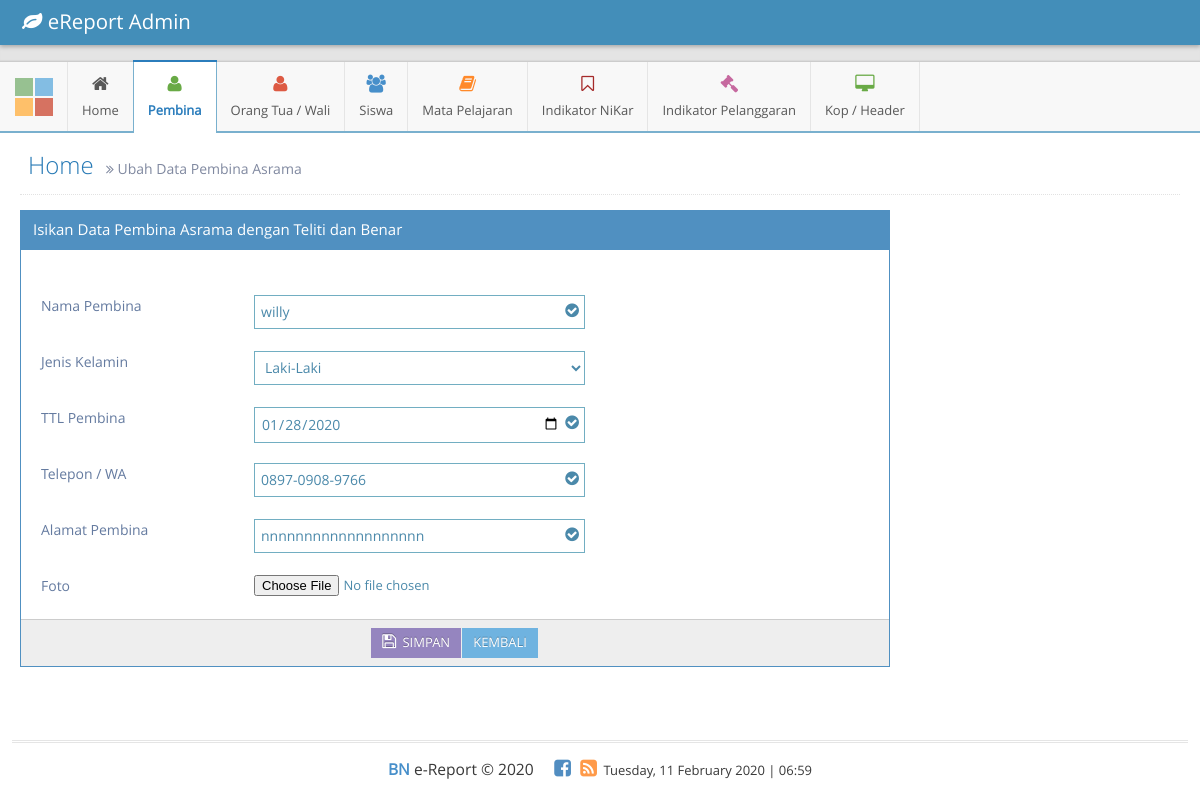
/admin/ubah/ubahPembina.php?id_pembina=P-2 (signed in), run on the app's committed database.
### tables this page shows
CREATE TABLE `tbl_pembina` (
  `id_pembina` varchar(5) NOT NULL,
  `nama_pembina` varchar(50) NOT NULL,
  `jk_pembina` varchar(10) NOT NULL,
  `ttl_pembina` date NOT NULL,
  `telp_pembina` varchar(20) NOT NULL,
  `alamat_pembina` text NOT NULL,
  `foto_pembina` varchar(50) NOT NULL,
  `username` varchar(50) NOT NULL,
  `password` varchar(100) NOT NULL,
  `level` varchar(20) NOT NULL
);

### admin/ubah/ubahPembina.php (the view, shortened to what this page needs)
<!DOCTYPE html>
<?php
if(!isset($_SESSION['password'])){
	header("location: ../../admin/index.php");
}else{
	include "../../config/koneksi.php";
?>
<html lang="en">
	<head>
		<link rel="stylesheet" href="../../assets/css/bootstrap.min.css" />
		<link rel="stylesheet" href="../../assets/font-awesome/4.5.0/css/font-awesome.min.css" />
		<link rel="stylesheet" href="../../assets/css/jquery-ui.custom.min.css" />
		<link rel="stylesheet" href="../../assets/css/ace.min.css" class="ace-main-stylesheet" id="main-ace-style" />
		<link rel="stylesheet" href="../../assets/css/ace-skins.min.css" />
		<link rel="stylesheet" href="../../assets/css/ace-rtl.min.css" />
	</head>
	<body class="no-skin">
		<div id="navbar" class="navbar navbar-default    navbar-collapse       h-navbar ace-save-state">
			<div class="navbar-container ace-save-state" id="navbar-container">
				<div class="navbar-header pull-left">
					<a href="#" class="navbar-brand">
						<small>
							<i class="fa fa-leaf"></i>
							eReport Admin
						</small>
					</a>
				</div>
			</div>
		</div>
		<div class="main-container ace-save-state" id="main-container">
			<div id="sidebar" class="sidebar      h-sidebar                navbar-collapse collapse          ace-save-state">
				<div class="sidebar-shortcuts" id="sidebar-shortcuts">
					<div class="sidebar-shortcuts-mini" id="sidebar-shortcuts-mini">
						<span class="btn btn-success"></span>
						<span class="btn btn-info"></span>
						<span class="btn btn-warning"></span>
						<span class="btn btn-danger"></span>
					</div>
				</div>
				<ul class="nav nav-list">
					<li class="hover">
						<a href="../home.php">
							<i class="menu-icon fa fa-home"></i>
							<span class="menu-text"> Home </span>
						</a>
					</li>
					<li class="active open hover">
						<a href="#" class="dropdown-toggle">
							<i class="menu-icon fa fa-user green"></i>
							<span class="menu-text">
								Pembina
							</span>
						</a>
					</li>
					<li class="hover">
						<a href="#" class="dropdown-toggle">
							<i class="menu-icon fa fa-user red"></i>
							<span class="menu-text"> Orang Tua / Wali </span>
						</a>
					</li>
					<li class="hover">
						<a href="#">
							<i class="menu-icon fa fa-users blue"></i>
							<span class="menu-text"> Siswa </span>
						</a>
					</li>
					<li class="hover">
						<a href="#" class="dropdown-toggle">
							<i class="menu-icon fa fa-book orange"></i>
							<span class="menu-text"> Mata Pelajaran </span>
						</a>
					</li>
					<li class="hover">
						<a href="#" class="dropdown-toggle">
							<i class="menu-icon fa fa-bookmark-o brown"></i>
							<span class="menu-text"> Indikator NiKar </span>
						</a>
					</li>
					<li class="hover">
						<a href="#">
							<i class="menu-icon fa fa-gavel pink"></i>
							<span class="menu-text">
								Indikator Pelanggaran
							</span>
						</a>
					</li>
					<li class="hover">
						<a href="#">
							<i class="menu-icon fa fa-desktop green"></i>
							<span class="menu-text"> Kop / Header </span>
						</a>
					</li>
				</ul>
			</div>
			<div class="main-content">
				<div class="main-content-inner">
					<div class="page-content">
						<div class="page-header">
							<h1>
								Home
								<small>
									<i class="ace-icon fa fa-angle-double-right"></i>
									Ubah Data Pembina Asrama
								</small>
							</h1>
						</div>
						<?php
							$id_pembina = $_GET['id_pembina'];
							$query 		= mysqli_query($conn, "SELECT * FROM tbl_pembina WHERE id_pembina='$id_pembina'");
							$row		= mysqli_fetch_assoc($query);
						?>
						<div class="row">
							<div class="col-xs-12">
								<div class="col-sm-9 widget-box widget-color-blue2">
											<div class="widget-header"> <h5 class="widget-title">Isikan Data Pembina Asrama dengan Teliti dan Benar</h5> </div>
											<form role="form" action="../update/update_pembina.php" method="POST" enctype="multipart/form-data" autocomplete="off">
												<div class="widget-body">
													<div class="widget-main padding-8">
														<div class="form-group has-info">
															<div class="col-xs-12 col-sm-5">
															</div>
														</div>
														<div class="form-group has-info">
															<label for="inputInfo" class="col-xs-12 col-sm-3 control-label no-padding-right">Nama Pembina</label>
															<div class="col-xs-12 col-sm-5">
																<span class="block input-icon input-icon-right">
																	<input type="text" name="nama_pembina" value="<?php echo $row['nama_pembina']; ?>" class="width-100" required/>
																		<i class="ace-icon fa fa-check-circle"></i>
																</span>
															</div>
														</div>
														<div>&nbsp;</div>
														<div class="form-group has-info">
															<label for="inputInfo"  class="col-xs-12 col-sm-3 control-label no-padding-right">Jenis Kelamin</label>
															<div class="col-xs-12 col-sm-5">
																<select name="jk_pembina" class="form-control" required/>
																	<option value="<?php echo $row['jk_pembina']; ?>">
																		<?php
																			if($row['jk_pembina']=="L"){
																				echo "Laki-Laki";
																			}else{
																				echo "Perempuan";
																			};
																		?>
																	</option>
															</div>
														</div>
														<div>&nbsp;</div>
														<div class="form-group has-info">
															<label for="inputInfo" class="col-xs-12 col-sm-3 control-label no-padding-right">TTL Pembina</label>
															<div class="col-xs-12 col-sm-5">
																<span class="block input-icon input-icon-right">
																	<input type="date" name="ttl_pembina" value="<?php echo $row['ttl_pembina']; ?>" class="width-100" required/>
																		<i class="ace-icon fa fa-check-circle"></i>
																</span>
															</div>
														</div>
														<div>&nbsp;</div>
														<div class="form-group has-info">
															<label for="inputInfo" class="col-xs-12 col-sm-3 control-label no-padding-right">Telepon / WA</label>
															<div class="col-xs-12 col-sm-5">
																<span class="block input-icon input-icon-right">
																	<input type="text" value="<?php echo $row['telp_pembina']; ?>" name="telp_pembina" class="form-control" pattern="^\d{4}-\d{4}-\d{4}$" placeholder="XXXX-XXXX-XXXX" required/>
																		<i class="ace-icon fa fa-check-circle"></i>
																</span>
															</div>
														</div>
														<div>&nbsp;</div>
														<div class="form-group has-info">
															<label for="inputInfo" class="col-xs-12 col-sm-3 control-label no-padding-right">Alamat Pembina</label>
															<div class="col-xs-12 col-sm-5">
																<span class="block input-icon input-icon-right">
																	<input type="text" value="<?php echo $row['alamat_pembina']; ?>" name="alamat_pembina" class="width-100" placeholder="Nama Jalan, RT / RW, Desa, Kec, Kota" required/>
																	<i class="ace-icon fa fa-check-circle"></i>
															</div>
														</div>
														<div>&nbsp;</div>
														<div class="form-group has-info">
															<label for="inputInfo" class="col-xs-12 col-sm-3 control-label no-padding-right">Foto</label>
															<div class="col-xs-12 col-sm-5">
																<span class="">
																	<input type="file" name="foto_pembina" class="width-100">
																</span>
															</div>
														</div>
														<div class="col-sm-12"></div>
													</div>
													<div class="widget-toolbox padding-8 clearfix">
														<center>
															<div class="btn-group">
																<button type="submit" class="btn btn-sm btn-purple">
																	<i class="ace-icon fa fa-floppy-o bigger-125"></i>
																	SIMPAN
																</button>
																<a href="../tabel/tabelDataPembina.php" class="btn btn-sm btn-info" title="Back">KEMBALI</a>
															</div>
														</center>
													</div>
												</div>
											</form>
										</div>
							</div>
						</div>
					</div>
				</div>
			</div>
			<div class="footer">
				<div class="footer-inner">
					<div class="footer-content">
						<span class="bigger-120">
							<span class="blue bolder">BN</span>
							e-Report &copy; 2020
						</span>
						<span class="action-buttons">
							<a href="#">
								<i class="ace-icon fa fa-facebook-square text-primary bigger-150"></i>
							</a>
							<a href="#">
								<i class="ace-icon fa fa-rss-square orange bigger-150"></i>
							</a>
						</span>
						<?php date_default_timezone_set("Asia/Jakarta"); echo date("l, d F Y | H:i"); ?>
					</div>
				</div>
			</div>
		</div>
	</body>
</html>
<?php
}
?>

### data on the page
tbl_pembina: nama_pembina "willy", jk_pembina "Laki-Laki", ttl_pembina "01/28/2020", telp_pembina "0897-0908-9766", alamat_pembina "nnnnnnnnnnnnnnnnnnn"
